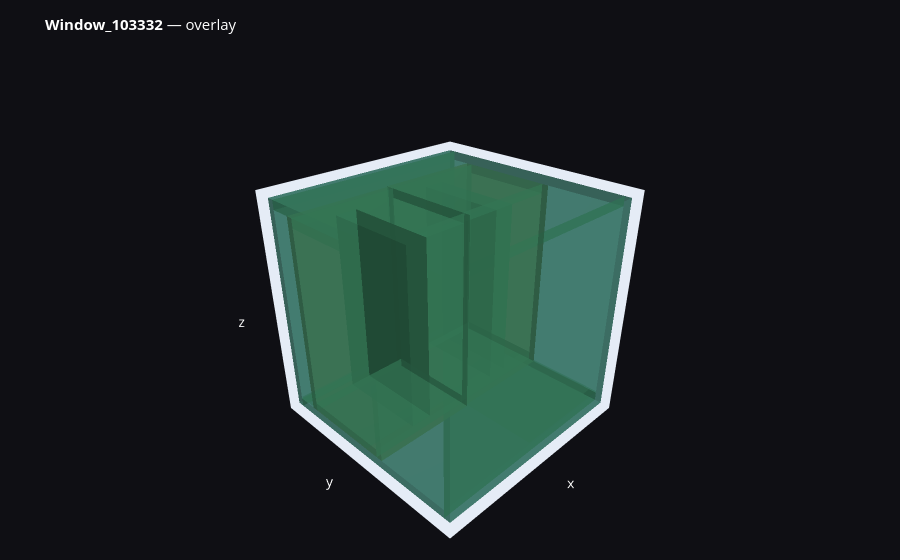

Notebook source saved alongside this figure:
### Code cell
# ── Overlay viewer: all three meshes in one scene ───────────────────────────
#
# Useful for checking spatial alignment between static and dynamic parts.

fig2 = go.Figure()
for label, m in display_meshes.items():
    v, f = m.vertices, m.faces
    cfg  = PALETTE[label]
    fig2.add_trace(go.Mesh3d(
        x=v[:, 0], y=v[:, 1], z=v[:, 2],
        i=f[:, 0], j=f[:, 1], k=f[:, 2],
        color=cfg["color"],
        opacity=0.45,
        name=cfg["name"],
        lighting=dict(ambient=0.4, diffuse=0.6),
        flatshading=False,
    ))

_name = Path(OBJECT_ROOT).name
fig2.update_layout(
    title=dict(text=f"<b>{_name}</b> — overlay", font=dict(size=15, color="white")),
    paper_bgcolor="rgb(15,15,20)",
    scene={**_SCENE_CFG, "camera": dict(eye=dict(x=1.5, y=1.5, z=1.2))},
    font=dict(color="white"),
    height=560,
    margin=dict(l=0, r=0, t=60, b=0),
    legend=dict(x=0.01, y=0.98, bgcolor="rgba(0,0,0,0)", font=dict(color="white")),
)
fig2.show()

### Figure 1 — Plotly figure (JSON) as saved in the notebook; plotly's stock layout.template omitted (floating-point values rounded to 4 significant figures; data arrays with more than 128 entries replaced by an {"elided": "..."} marker saying what was removed)
{"data": [{"color": "#4a90d9", "flatshading": false, "i": [0, 1, 4, 5, 8, 9, 12, 13, 16, 17, 20, 21, 24, 25, 28, 29, 32, 33, 36, 37, 40, 41, 44, 45, 48, 49, 52, 53, 56, 57, 60, 61, 64, 65, 68, 69, 72, 73, 76, 77, 80, 81, 84, 85, 88, 89, 92, 93, 96, 97, 100, 101, 104, 105, 108, 109, 112, 113, 116, 117, 120, 121, 124, 120, 126, 127, 130, 131], "j": [1, 0, 5, 4, 9, 8, 13, 12, 17, 16, 21, 20, 25, 24, 29, 28, 33, 32, 37, 36, 41, 40, 45, 44, 49, 48, 53, 52, 57, 56, 61, 60, 65, 64, 69, 68, 73, 72, 77, 76, 81, 80, 85, 84, 89, 88, 93, 92, 97, 96, 101, 100, 105, 104, 109, 108, 113, 112, 117, 116, 121, 120, 120, 124, 127, 126, 131, 130], "k": [2, 3, 6, 7, 10, 11, 14, 15, 18, 19, 22, 23, 26, 27, 30, 31, 34, 35, 38, 39, 42, 43, 46, 47, 50, 51, 54, 55, 58, 59, 62, 63, 66, 67, 70, 71, 74, 75, 78, 79, 82, 83, 86, 87, 90, 91, 94, 95, 98, 99, 102, 103, 106, 107, 110, 111, 114, 115, 118, 119, 122, 123, 125, 123, 128, 129, 132, 133], "lighting": {"ambient": 0.4, "diffuse": 0.6}, "name": "Static  (label 0)", "opacity": 0.45, "type": "mesh3d", "x": {"elided": "134 float values"}, "y": {"elided": "134 float values"}, "z": {"elided": "134 float values"}}, {"color": "#e05c45", "flatshading": false, "i": {"elided": "144 int values"}, "j": {"elided": "144 int values"}, "k": {"elided": "144 int values"}, "lighting": {"ambient": 0.4, "diffuse": 0.6}, "name": "Dynamic (label ≥1)", "opacity": 0.45, "type": "mesh3d", "x": {"elided": "288 float values"}, "y": {"elided": "288 float values"}, "z": {"elided": "288 float values"}}, {"color": "#4caf7d", "flatshading": false, "i": {"elided": "212 int values"}, "j": {"elided": "212 int values"}, "k": {"elided": "212 int values"}, "lighting": {"ambient": 0.4, "diffuse": 0.6}, "name": "Full", "opacity": 0.45, "type": "mesh3d", "x": {"elided": "422 float values"}, "y": {"elided": "422 float values"}, "z": {"elided": "422 float values"}}], "layout": {"font": {"color": "white"}, "height": 560, "legend": {"bgcolor": "rgba(0,0,0,0)", "font": {"color": "white"}, "x": 0.01, "y": 0.98}, "margin": {"b": 0, "l": 0, "r": 0, "t": 60}, "paper_bgcolor": "rgb(15,15,20)", "scene": {"bgcolor": "rgb(15,15,20)", "camera": {"eye": {"x": 1.5, "y": 1.5, "z": 1.2}}, "xaxis": {"showgrid": false, "showticklabels": false, "zeroline": false}, "yaxis": {"showgrid": false, "showticklabels": false, "zeroline": false}, "zaxis": {"showgrid": false, "showticklabels": false, "zeroline": false}}, "title": {"font": {"color": "white", "size": 15}, "text": "<b>Window_103332</b> — overlay"}}}
